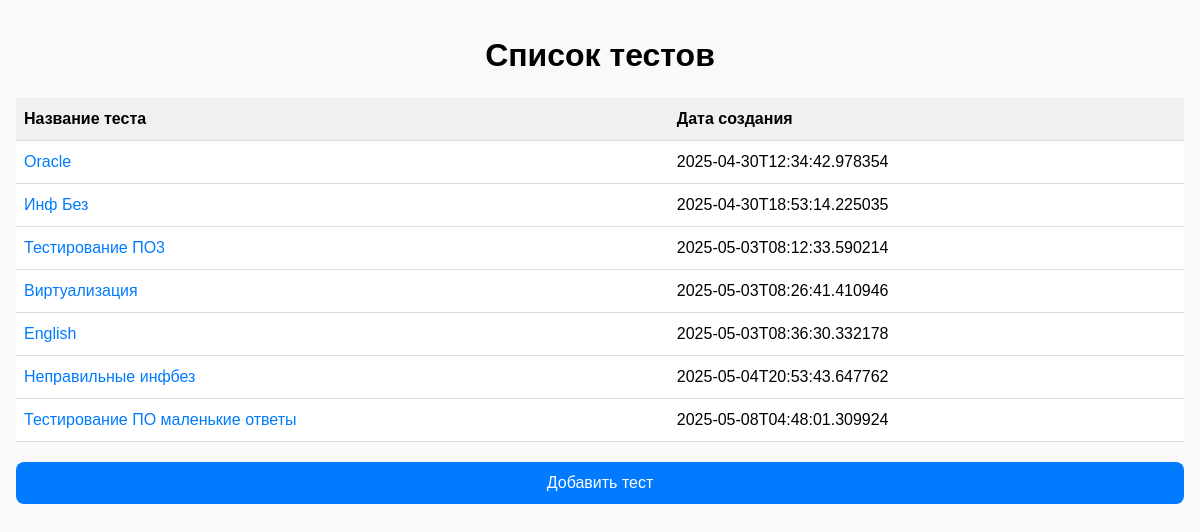
Before: / with the older database file.
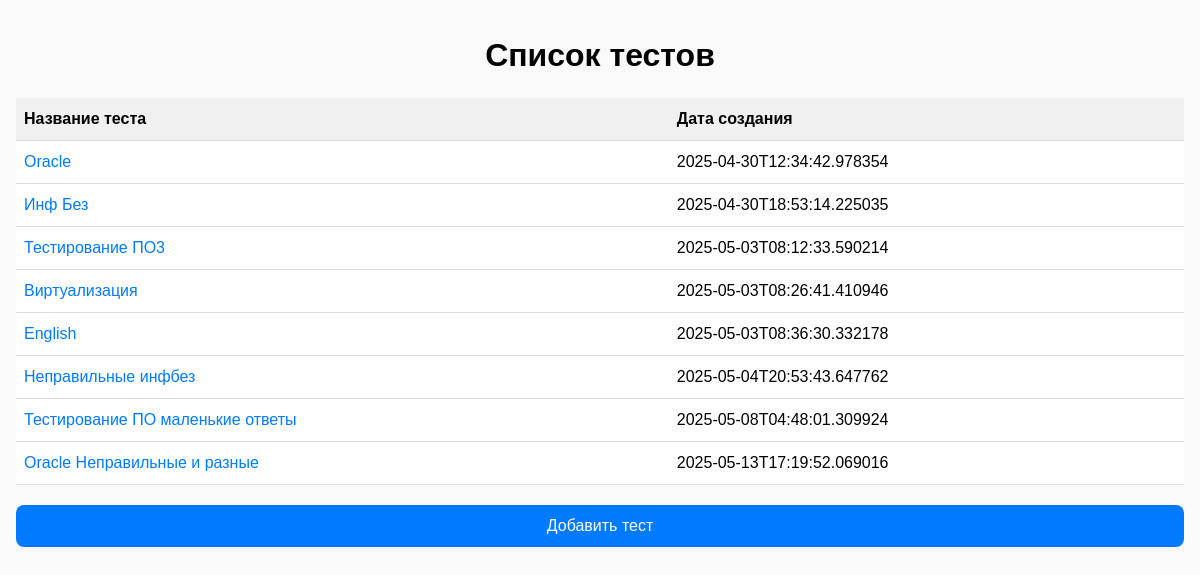
After: the same page with the newer database file.
### tables this page shows
CREATE TABLE tests (
        id INTEGER PRIMARY KEY AUTOINCREMENT,
        name TEXT NOT NULL,
        created_at TEXT NOT NULL
    );

### app.py (the view)
@app.route("/", methods=["GET"])
def index():
    conn = sqlite3.connect(app.config["DATABASE"])
    c = conn.cursor()
    c.execute("SELECT id, name, created_at FROM tests")
    tests = c.fetchall()
    conn.close()
    return render_template("index.html", tests=tests)

### templates/index.html (shortened to what this page needs)
<!doctype html>
<html>
<head>
</head>
<body>
    <h1>Список тестов</h1>
    <table>
        <thead>
            <tr>
                <th>Название теста</th>
                <th>Дата создания</th>
            </tr>
        </thead>
        <tbody>
            {% for test in tests %}
                <tr>
                    <td data-label="Название теста">
                        <a href="{{ url_for('take_test_html', test_id=test[0]) }}">{{ test[1] }}</a>
                    </td>
                    <td data-label="Дата создания">{{ test[2] }}</td>
                </tr>
            {% endfor %}
        </tbody>
    </table>
    <a href="{{ url_for('upload') }}"><button>Добавить тест</button></a>
</body>
</html>

### templates/index.html (style rules this page uses)
body { font-family: Arial, sans-serif; margin: 0; padding: 16px; background-color: #f9f9f9; }
h1 { text-align: center; margin-bottom: 24px; }
table { width: 100%; border-collapse: collapse; background-color: white; }
th, td { padding: 12px 8px; border-bottom: 1px solid #ddd; text-align: left; }
th { background-color: #f0f0f0; }
a { color: #007bff; text-decoration: none; }
button { display: block; width: 100%; padding: 12px; font-size: 16px; background-color: #007bff; color: white; border: none; border-radius: 8px; margin-top: 20px; }

Changed rows visible on the page:
added tests: name "Oracle Неправильные и разные", created_at "2025-05-13T17:19:52.069016"
